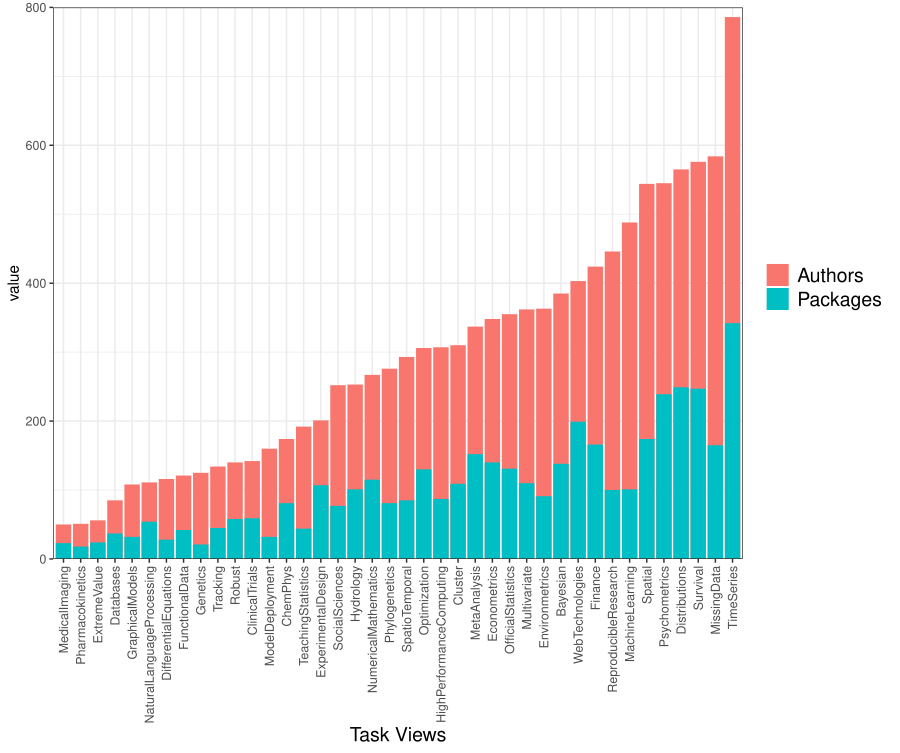

This figure's R source:
#### Figure 4 ####

# Set working directory to project directory

date = "2022-02-20"

load(paste0("Data/taskviews_sub_graphs/",date,"/taskviews_author_sub_graphs_",date,".RData"))

library(RWsearch)
library(tibble)
library(tidyr)
library(ggplot2)

tvdb_load("Data/saved_TASK_VIEW_snapshots/tvdb-2022-2002.rda") 



############################



fun1 = function(x){
  
  length(x$nodes$author)
  
}

n_taskview_authors_2002 = unlist(lapply(taskviews_author_sub_graphs, fun1)) 

n_taskview_packages_2002 = unlist(lapply(tvdb_pkgs(tvdb_vec()), length))



############################



authors = sort(unlist(n_taskview_authors_2002))
pkgs = n_taskview_packages_2002
x = sort(n_taskview_packages_2002)
pkgs = pkgs[names(authors)]
data1 = rbind(authors,pkgs)

data1 = as_tibble(data1)
data1 = rownames_to_column(data1, "type")
data1$type = c("Authors", "Packages")
data1 = gather(data1, `Task View`, value, -c(type))
data1$`Task View` = factor(data1$`Task View`, levels = names(authors))



ggplot(data=data1, aes(x=`Task View`, y=value, fill=type)) +
  geom_bar(stat="identity", position ="identity")  +
  xlab("Task Views") +
  theme_bw() +
  theme(axis.text.x = element_text(angle = 90, vjust = 0.5, hjust=1),
        legend.title = element_blank(),
        legend.text = element_text(size = 14),
        axis.title.x = element_text(size = 14)
  )  +
  scale_y_continuous(limits = c(0,800), expand = c(0, 0)) 
